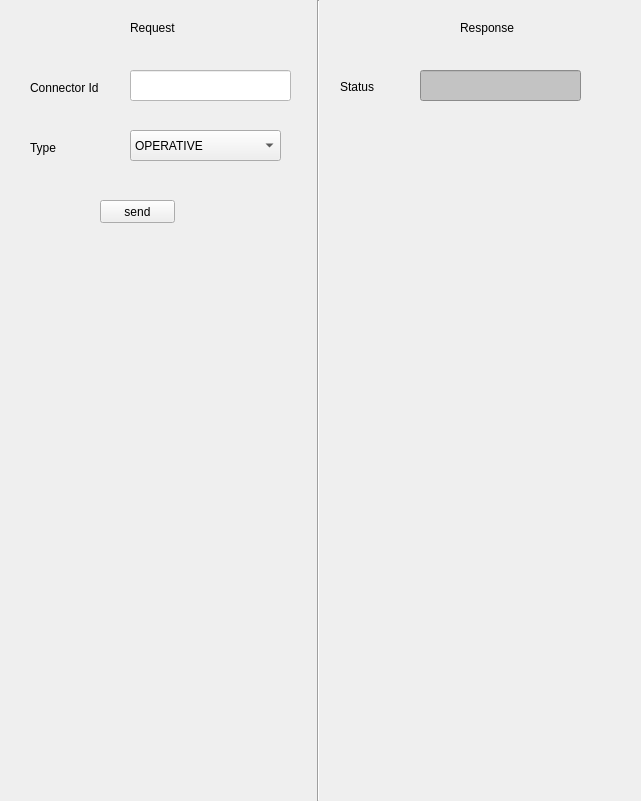
     <widget class="QWidget" name="widget_Change_Availability" native="true">
      <property name="geometry">
       <rect>
        <x>0</x>
        <y>120</y>
        <width>641</width>
        <height>801</height>
       </rect>
      </property>
      <property name="font">
       <font>
        <strikeout>false</strikeout>
       </font>
      </property>
      <property name="focusPolicy">
       <enum>Qt::NoFocus</enum>
      </property>
      <property name="autoFillBackground">
       <bool>true</bool>
      </property>
      <widget class="QLabel" name="label_15">
       <property name="geometry">
        <rect>
         <x>460</x>
         <y>20</y>
         <width>61</width>
         <height>16</height>
        </rect>
       </property>
       <property name="text">
        <string>Response</string>
       </property>
      </widget>
      <widget class="QLabel" name="label_Status_Change_Availability_Response">
       <property name="geometry">
        <rect>
         <x>340</x>
         <y>80</y>
         <width>47</width>
         <height>13</height>
        </rect>
       </property>
       <property name="text">
        <string>Status</string>
       </property>
      </widget>
      <widget class="Line" name="line_6">
       <property name="geometry">
        <rect>
         <x>310</x>
         <y>0</y>
         <width>16</width>
         <height>801</height>
        </rect>
       </property>
       <property name="orientation">
        <enum>Qt::Vertical</enum>
       </property>
      </widget>
      <widget class="QLabel" name="label_16">
       <property name="geometry">
        <rect>
         <x>130</x>
         <y>20</y>
         <width>61</width>
         <height>16</height>
        </rect>
       </property>
       <property name="text">
        <string>Request</string>
       </property>
      </widget>
      <widget class="QLabel" name="label_ConnectorID_Change_Availability_Request">
       <property name="geometry">
        <rect>
         <x>30</x>
         <y>80</y>
         <width>81</width>
         <height>16</height>
        </rect>
       </property>
       <property name="text">
        <string>Connector Id</string>
       </property>
      </widget>
      <widget class="QLineEdit" name="lineEdit_ConnectorID_Change_Availability_Request">
       <property name="geometry">
        <rect>
         <x>130</x>
         <y>70</y>
         <width>161</width>
         <height>31</height>
        </rect>
       </property>
       <property name="autoFillBackground">
        <bool>false</bool>
       </property>
       <property name="styleSheet">
        <string notr="true">background:rgb(255, 255, 255)</string>
       </property>
       <property name="readOnly">
        <bool>false</bool>
       </property>
      </widget>
      <widget class="QLabel" name="label_Type_Change_Availabilit_Request">
       <property name="geometry">
        <rect>
         <x>30</x>
         <y>140</y>
         <width>81</width>
         <height>16</height>
        </rect>
       </property>
       <property name="text">
        <string>Type</string>
       </property>
      </widget>
      <widget class="QLineEdit" name="lineEdit_Status_Change_Availability_Response">
       <property name="geometry">
        <rect>
         <x>420</x>
         <y>70</y>
         <width>161</width>
         <height>31</height>
        </rect>
       </property>
       <property name="styleSheet">
        <string notr="true">background:rgb(195,195,195)</string>
       </property>
       <property name="readOnly">
        <bool>true</bool>
       </property>
      </widget>
      <widget class="QPushButton" name="pushButton_Send_changeavailability">
       <property name="geometry">
        <rect>
         <x>100</x>
         <y>200</y>
         <width>75</width>
         <height>23</height>
        </rect>
       </property>
       <property name="text">
        <string>send</string>
       </property>
      </widget>
      <widget class="QComboBox" name="comboBox_Type_Change_Availability_Request">
       <property name="geometry">
        <rect>
         <x>130</x>
         <y>130</y>
         <width>151</width>
         <height>31</height>
        </rect>
       </property>
       <item>
        <property name="text">
         <string>OPERATIVE</string>
        </property>
       </item>
       <item>
        <property name="text">
         <string>INOPERATIVE</string>
        </property>
       </item>
      </widget>
     </widget>
